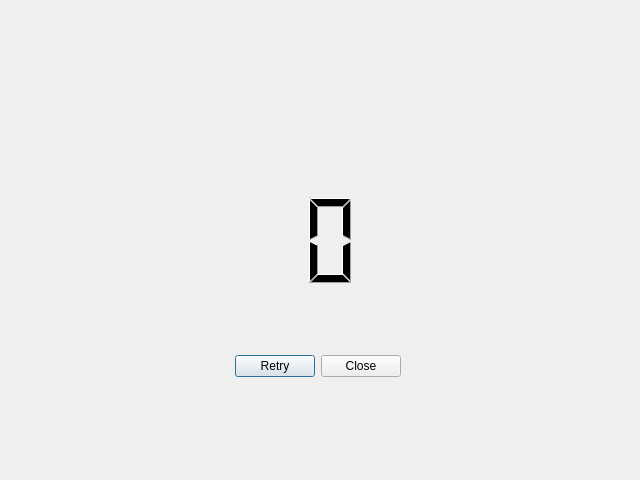
<?xml version="1.0" encoding="UTF-8"?>
<ui version="4.0">
 <class>showResult</class>
 <widget class="QDialog" name="showResult">
  <property name="geometry">
   <rect>
    <x>0</x>
    <y>0</y>
    <width>640</width>
    <height>480</height>
   </rect>
  </property>
  <property name="windowTitle">
   <string>score</string>
  </property>
  <widget class="QDialogButtonBox" name="buttonBox">
   <property name="geometry">
    <rect>
     <x>230</x>
     <y>350</y>
     <width>171</width>
     <height>32</height>
    </rect>
   </property>
   <property name="orientation">
    <enum>Qt::Horizontal</enum>
   </property>
   <property name="standardButtons">
    <set>QDialogButtonBox::Close|QDialogButtonBox::Retry</set>
   </property>
  </widget>
  <widget class="QLCDNumber" name="lcdNumber">
   <property name="geometry">
    <rect>
     <x>100</x>
     <y>190</y>
     <width>261</width>
     <height>101</height>
    </rect>
   </property>
   <property name="frameShape">
    <enum>QFrame::NoFrame</enum>
   </property>
  </widget>
  <widget class="QLabel" name="label">
   <property name="geometry">
    <rect>
     <x>-20</x>
     <y>0</y>
     <width>661</width>
     <height>480</height>
    </rect>
   </property>
   <property name="minimumSize">
    <size>
     <width>640</width>
     <height>480</height>
    </size>
   </property>
   <property name="styleSheet">
    <string notr="true">background-image: url(:/background/resources/376491_10150462481079181_937961666_n.jpg);</string>
   </property>
   <property name="text">
    <string/>
   </property>
  </widget>
  <zorder>label</zorder>
  <zorder>buttonBox</zorder>
  <zorder>lcdNumber</zorder>
 </widget>
 <resources/>
 <connections>
  <connection>
   <sender>buttonBox</sender>
   <signal>accepted()</signal>
   <receiver>showResult</receiver>
   <slot>accept()</slot>
   <hints>
    <hint type="sourcelabel">
     <x>248</x>
     <y>254</y>
    </hint>
    <hint type="destinationlabel">
     <x>157</x>
     <y>274</y>
    </hint>
   </hints>
  </connection>
  <connection>
   <sender>buttonBox</sender>
   <signal>rejected()</signal>
   <receiver>showResult</receiver>
   <slot>reject()</slot>
   <hints>
    <hint type="sourcelabel">
     <x>316</x>
     <y>260</y>
    </hint>
    <hint type="destinationlabel">
     <x>286</x>
     <y>274</y>
    </hint>
   </hints>
  </connection>
 </connections>
</ui>
